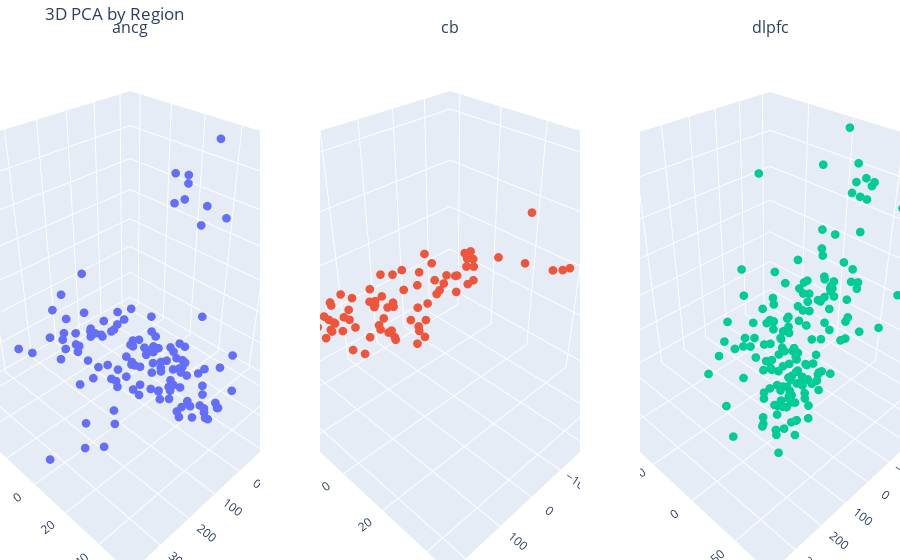

Write notebook code for a chart like this one.
### Code cell
regions = ["ancg", "cb", "dlpfc"]
colors  = {"ancg":"red", "cb":"green", "dlpfc":"blue"}

fig = make_subplots(
    rows=1, cols=3,
    specs=[[{"type":"scene"}]*3],
    subplot_titles=regions
)

for i, reg in enumerate(regions, start=1):
    df = final_PC_df[final_PC_df["region"] == reg]
    fig.add_trace(
        go.Scatter3d(
            x=df["PC1"], y=df["PC2"], z=df["PC3"],
            mode="markers",
            marker=dict(size=3),
            name=reg,
            showlegend=False
        ),
        row=1, col=i
    )

fig.update_scenes(
    xaxis_title="PC1", yaxis_title="PC2", zaxis_title="PC3",
    aspectmode="cube"
)
fig.update_layout(title="3D PCA by Region", margin=dict(l=0, r=0, b=0, t=40))
fig.show()  # drag to rotate each subplot
